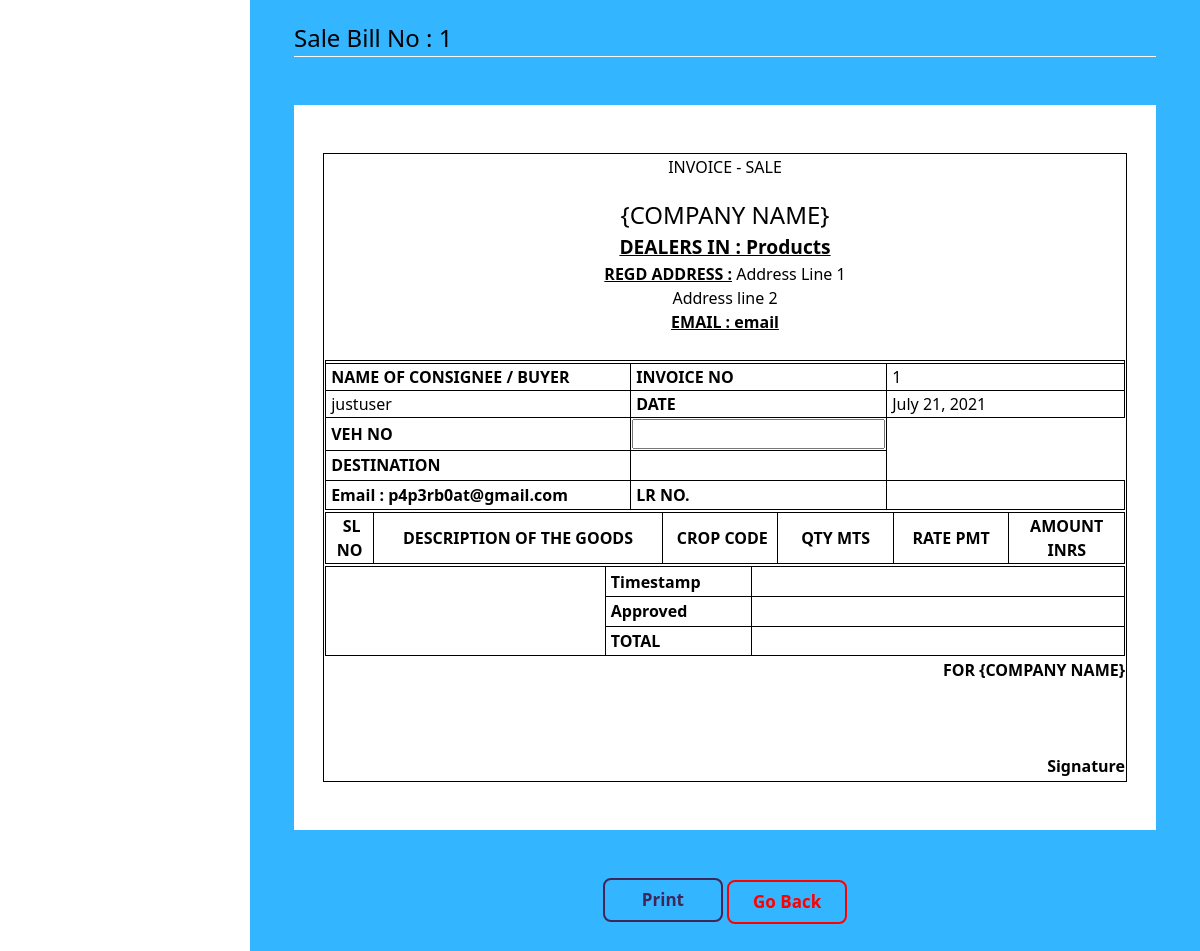
Screenshot of /sales/1 with the database file from the repository.
### umasagar/models.py (models this page shows, shortened)
class SaleBill(models.Model):
    billno = models.AutoField(primary_key=True)
    time = models.DateTimeField(auto_now=True)
    dealer = models.ForeignKey(MyUser, on_delete = models.SET_NULL, related_name='saledealer',null = True,verbose_name = 'select user')
    name = models.CharField(max_length=150,blank = True,null = True)
    phone = models.CharField(max_length=13,blank = True,null = True)
    address = models.TextField()
    email = models.EmailField(max_length=254,blank = True,null = True)
    lrno = models.CharField(max_length = 254,blank = True,null = True,verbose_name = 'LR No.')
    vehicleno = models.CharField(max_length = 254,blank = True,null = True,verbose_name = 'Vehicle No.')
    s1approve = models.BooleanField(default = False,verbose_name = 'Approve')
    s2approve = models.BooleanField(default = False,verbose_name = 'Approve')
    logapprove = models.BooleanField(default = False,verbose_name = 'Approve')

class SaleBillDetails(models.Model):
    billno = models.ForeignKey(SaleBill, on_delete = models.CASCADE, related_name='saledetailsbillno')
    eway = models.CharField(max_length=50, blank=True, null=True)
    veh = models.CharField(max_length=50, blank=True, null=True)
    destination = models.TextField()
    po = models.CharField(max_length=50, blank=True, null=True)
    cgst = models.CharField(max_length=50, blank=True, null=True)
    sgst = models.CharField(max_length=50, blank=True, null=True)
    igst = models.CharField(max_length=50, blank=True, null=True)
    cess = models.CharField(max_length=50, blank=True, null=True)
    tcs = models.BooleanField(default = False)
    total = models.CharField(max_length=50, blank=True, null=True)

### umasagar/views.py (the view)
# urls.py: path('sales/<billno>', SaleBillView.as_view(), name="sale-bill"),
class SaleBillView(View):
    template_name = "sale_bill.html"
    def get(self, request, billno):
        bill = SaleBill.objects.get(billno=billno)
        items = SaleItem.objects.filter(billno=billno)
        billdetails = SaleBillDetails.objects.get(billno=billno)
        context = {
            'bill'          : bill,
            'items'         : items,
            'billdetails'   : billdetails,
        }
        return render(request, self.template_name, context)

### umasagar/templates/sale_bill.html (shortened to what this page needs)
{% extends 'bill_base.html' %}
{% load static %}
{% block content %}
    <div style="color:black; font-style: bold; font-size: 1.5rem;  border-bottom: 1px solid white;">Sale Bill No : {{ bill.billno }}</div>
    <br><br>
    <form method="post">
        <div class="bg">
            <br><br>
            <div id="printArea" class="bg">
                <table class="outer-box inner-box" style="width: 800px; margin-left: auto; margin-right: auto;">
                    <tbody>
                        <tr style="height: 1px;">
                            <td> <p style="text-align: center;">INVOICE - SALE</p> </td>
                        </tr>
                        <tr style="text-align: center;">
                            <td >
                                <span style="font-size: 150%;">{COMPANY NAME}</span> <br>
                                <span style="font-size: 120%; font-weight: bold; text-decoration: underline;">DEALERS IN : Products</span> <br>
                                <span style="text-decoration: underline; font-weight: bold;">REGD ADDRESS :</span> Address Line 1<br>Address line 2<br>
                                <span style="text-decoration: underline; font-weight: bold;">EMAIL : email</span> <br><br>
                            </td>
                        </tr>
                        <tr>
                            <td>
                            <table class="outer-box" style="width: 800px; margin-left: auto; margin-right: auto;">
                                <tbody>
                                    <tr>
                                        <td class="inner-box" style="text-align: center; font-weight: bold;" colspan="3"></td>
                                    </tr>
                                    <tr>
                                        <td class="inner-box" style="width: 50%; font-weight: bold;">&nbsp;NAME OF CONSIGNEE / BUYER</td>
                                        <td class="inner-box" style="width: 25%; font-weight: bold;">&nbsp;INVOICE NO</td>
                                        <td class="inner-box" style="width: 25%;">&nbsp;{{ bill.billno }}</td>
                                    </tr>
                                    <tr>
                                        <td class="inner-box" style="width: 50%;">&nbsp;{{ bill.name }}</td>
                                        <td class="inner-box" style="width: 25%; font-weight: bold;">&nbsp;DATE</td>
                                        <td class="inner-box" style="width: 25%;">&nbsp;{{ bill.time.date }}</td>
                                    </tr>
                                    <tr>
                                        <td class="inner-box" style="width: 25%; font-weight: bold;">&nbsp;VEH NO</td>
                                        <td class="inner-box align-middle" style="width: 25%;"> <input type="text" name="veh" class="align-middle" style="font-weight: bold;" value="{% if billdetails.veh %}{{ billdetails.veh }}{% endif %}"> </td>
                                    </tr>
                                    <tr>
                                        <td class="inner-box" style="width: 25%; font-weight: bold;">&nbsp;DESTINATION</td>
                                        <td class="inner-box align-middle" style="width: 25%;"> <input type="text" name="destination" class="align-middle" style="border: 0; overflow: hidden;" value=""> </td>
                                    </tr>
                                    <tr>
                                        <td class="inner-box" style="font-weight: bold;">&nbsp;Email : {{ bill.email }} </td>
                                        <td class="inner-box" style="width: 25%; font-weight: bold;">&nbsp;LR NO.</td>
                                        <td class="inner-box align-middle" style="width: 25%;"> <input type="text" name="po" class="align-middle" style="border: 0; overflow: hidden;" value="{% if billdetails.po %}{{ billdetails.po }}{% endif %}"> </td>
                                    </tr>
                                </tbody>
                            </table>
                            </td>
                        </tr>
                        <tr>
                            <td>
                            <table class="outer-box" style="width: auto; margin-left: auto; margin-right: auto;">
                                <tbody>
                                    <tr>
                                        <td class="inner-box" style="width: 5%; font-weight: bold; text-align: center;">&nbsp;SL NO</td>
                                        <td class="inner-box" style="width: 30%; font-weight: bold; text-align: center;">DESCRIPTION OF THE GOODS</td>
                                        <td class="inner-box" style="width: 12%; font-weight: bold; text-align: center;">&nbsp;CROP CODE</td>
                                        <td class="inner-box" style="width: 12%; font-weight: bold; text-align: center;">QTY MTS</td>
                                        <td class="inner-box" style="width: 12%; font-weight: bold; text-align: center;">RATE PMT</td>
                                        <td class="inner-box" style="width: 12%; font-weight: bold; text-align: center;">AMOUNT INRS</td>
                                    </tr>
                                </tbody>
                            </table>
                            </td>
                        </tr>
                        <tr>
                            <td>
                            <table class="outer-box inner-box" style="width: 800px; margin-left: auto; margin-right: auto;">
                                <tbody>
                                    <tr>
                                        <td class="inner-box" style="width: 35%; text-align: center;" rowspan="6">
                                        </td>
                                    </tr>
                                    <tr>
                                        <td class="inner-box" style="font-weight: bold;">&nbsp;Timestamp </td>
                                        <td class="inner-box align-middle">&nbsp; <input type="text" name="igst" class="align-middle" pattern="[0-9]+\.[0-9]+" style="border: 0; overflow: hidden;" value="{% if billdetails.igst %}{{ billdetails.igst }}{% endif %}"></td>
                                    </tr>
                                    <tr>
                                        <td class="inner-box" style="font-weight: bold;">&nbsp;Approved</td>
                                        <td class="inner-box align-middle">&nbsp; <input type="text" name="tcs" class="align-middle" pattern="[0-9]+\.[0-9]+" style="border: 0; overflow: hidden;" value="{% if billdetails.tcs %}{{ billdetails.tcs }}{% endif %}"></td>
                                    </tr>
                                    <tr>
                                        <td class="inner-box" style="font-weight: bold;">&nbsp;TOTAL</td>
                                        <td class="inner-box align-middle">&nbsp; <input type="text" name="total" class="align-middle" pattern="[0-9]+\.[0-9]+" style="border: 0; overflow: hidden;" value="{% if billdetails.total %}{{ billdetails.total }}{% endif %}"> </td>
                                    </tr>
                                </tbody>
                            </table>
                            </td>
                        </tr>
                        <tr>
                            <td style="text-align: right;">
                                <span style="font-weight: bold;">FOR {COMPANY NAME} <br><br><br><br> Signature</span>
                            </td>
                        </tr>
                        <tr>
                            <td style="text-align: center;">
                            </td>
                        </tr>
                    </tbody>
                </table>
            </div>
            <br><br>
        </div>
        <br><br>
        <div class="wrapper">
            <button class="center ghost-blue" onclick="printpage('printArea')">Print</button>
            <a href="{% url 'umasagar:sales-list' %}" class="btn center ghost-button">Go Back</a>
        </div>
    </form>
{% endblock %}

### assets/css/main.css (style rules this page uses)
body, html { height: 100%; }
p { color:black; }
a { color:#402657; }
.align-middle { text-align: center; }
.ghost-button { color: red; background-color: transparent; border: 2px solid red; font-size: 17px; padding: 7px 12px; font-weight: bolder; transition-duration: 0.2s; display: inline-block; text-decoration: none; font-family: 'Open Sans', sans-serif; min-width: 120px; border-radius: 8px; }
.ghost-blue { color: #402657; background-color: transparent; border: 2px solid #402657; font-size: 17px; padding: 7px 12px; font-weight: bolder; transition-duration: 0.2s; display: inline-block; text-decoration: none; font-family: 'Open Sans', sans-serif; min-width: 120px; border-radius: 8px; }

### assets/css/bill.css (style rules this page uses)
.outer-box { border-collapse: collapse; }
.inner-box { border: 1px solid #000; }
.wrapper { text-align: center; }
.center { position: relative; }
.bg { background-color: #fff; color: #000; }
p { background-color: #fff; color: #000; }

### rows the page displays
SaleBill: billno "1", name "justuser", time "July 21, 2021", email "p4p3rb0at@gmail.com"
